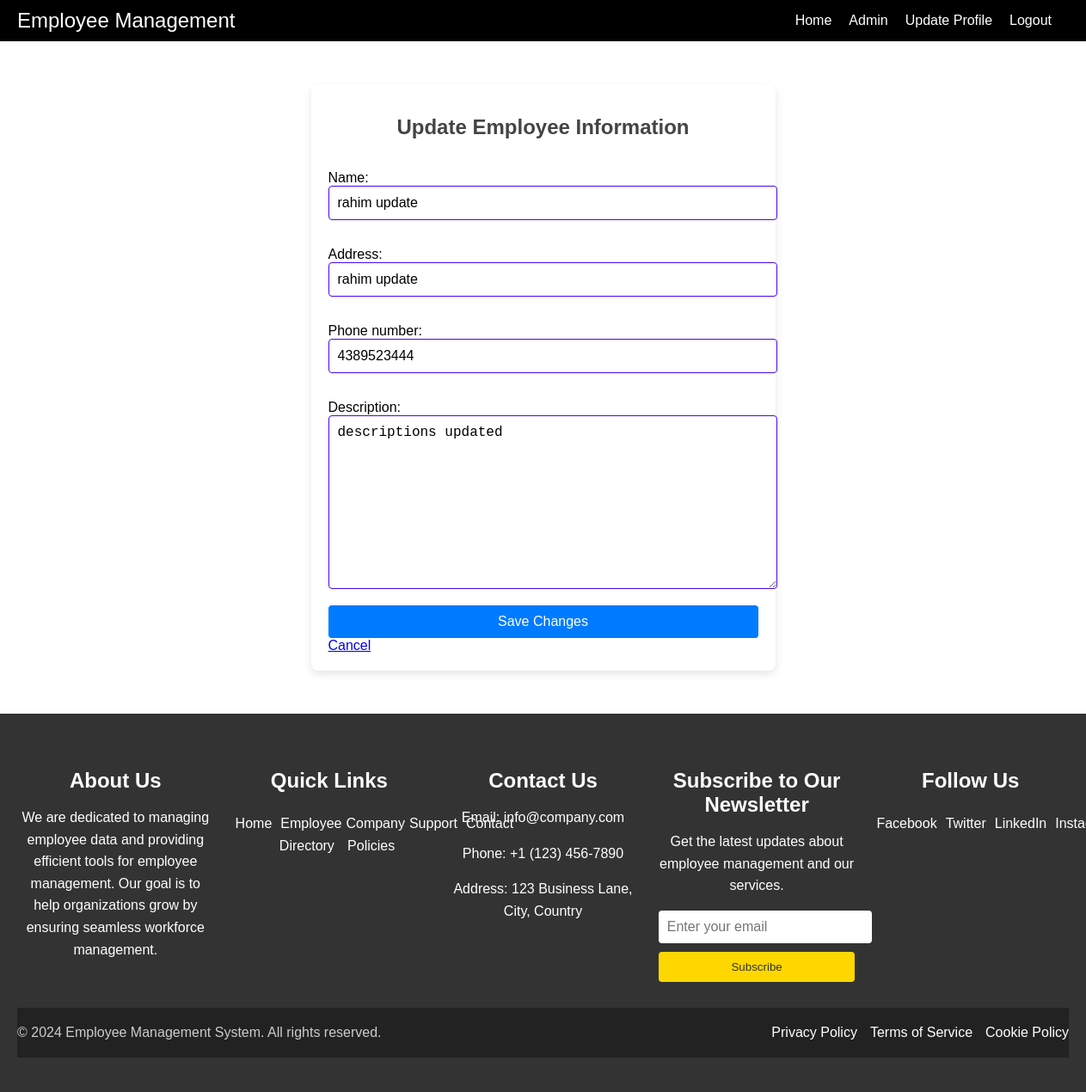
Before: /employees/update/2/ (signed in) with the older database file.
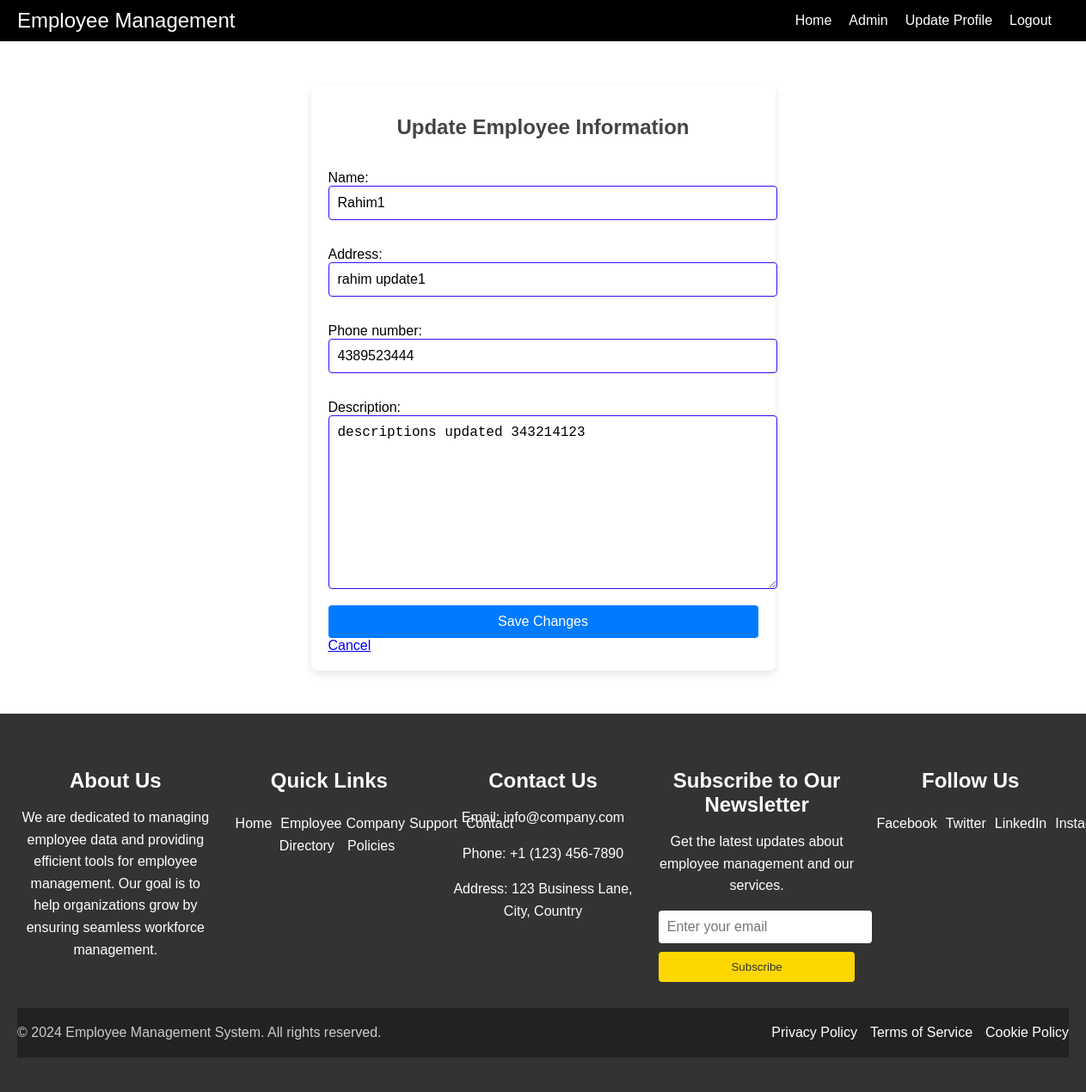
After: the same page with the newer database file.
### employees/models.py (models this page shows, shortened)
class EmployeeModel(models.Model):
    user = models.OneToOneField(User, on_delete=models.CASCADE, null=True)
    name = models.CharField(max_length=100)
    address = models.CharField(max_length=100)
    phone_number = models.IntegerField()
    salary = models.DecimalField(max_digits=10, decimal_places=2)
    designation = models.CharField(max_length=100)
    description = models.TextField()

### employees/views.py (the view)
# urls.py: path('update/<int:id>/', views.update_employee, name='update_employee'),
@login_required
def update_employee(request, id):
    employee = get_object_or_404(EmployeeModel, id=id)
    if not request.user.is_superuser and employee.user != request.user:
        return HttpResponseForbidden("You are not allowed to update this employee.")
    if request.method == 'POST':
        form = EmployeeForm(request.POST, instance=employee, user=request.user)
        if form.is_valid():
            form.save()
            return redirect('delete_update_employee')
    else:
        form = EmployeeForm(instance=employee, user=request.user)
    return render(request, 'update_employee.html', {'form': form})

### employees/forms.py (shortened to what this page needs)
class EmployeeForm(forms.ModelForm):
    class Meta:
        model = EmployeeModel
        fields = '__all__'
    def __init__(self, *args, **kwargs):
        self.user = kwargs.pop('user', None)
        super(EmployeeForm, self).__init__(*args, **kwargs)
        if self.instance and self.instance.pk:
            if self.user and not self.user.is_superuser:
                del self.fields['designation']
                del self.fields['salary']
                del self.fields['user']

### employees/templates/update_employee.html
{% extends 'base.html' %} {% block content %} {% load static %}
<link rel="stylesheet" href="{% static  'form.css' %}" />
<div class="form-container">
  <h1>Update Employee Information</h1>
  <form method="post" novalidate>
    {% csrf_token %} {{ form.as_p }}
    <button type="submit" class="submit-button">Save Changes</button>
  </form>
  <a href="{% url 'delete_update_employee' %}">Cancel</a>
</div>
{% endblock %}

Changed rows visible on the page:
changed EmployeeModel: name "rahim update" → "Rahim1"; address "rahim update" → "rahim update1"; description "descriptions updated" → "descriptions updated 343214123"
